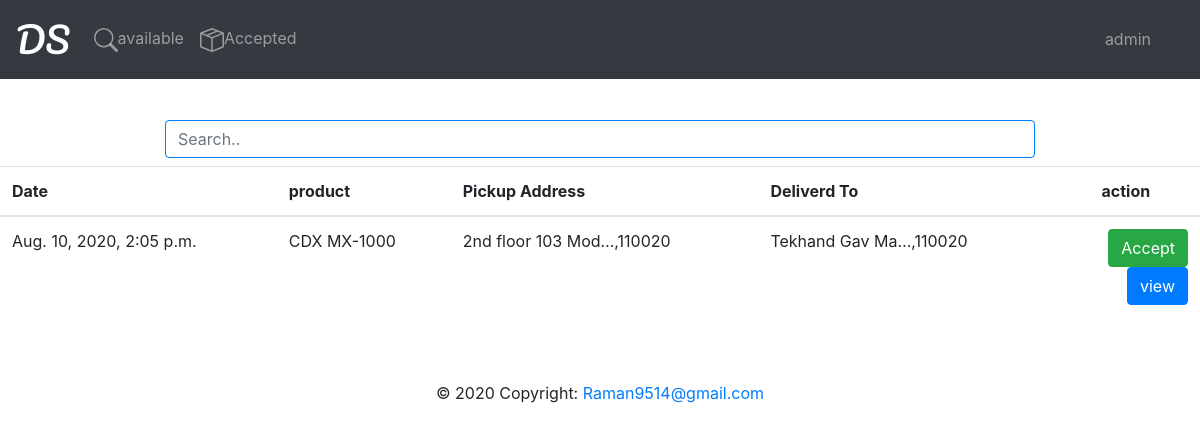
The app's page /staff/index (signed in), older data.
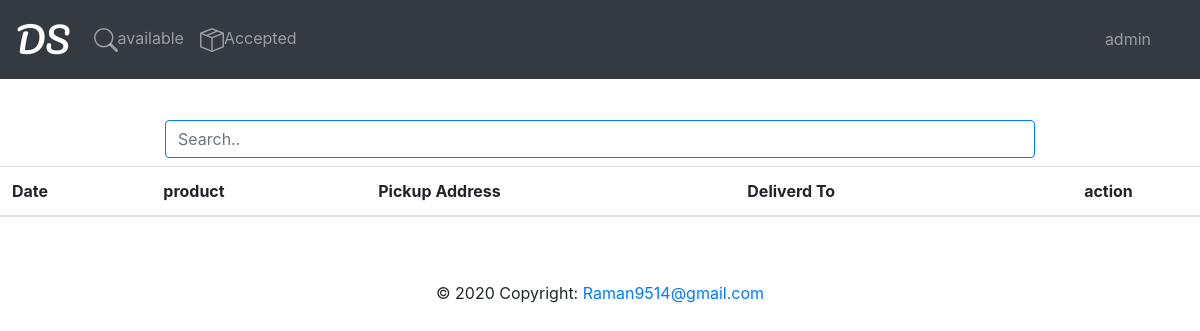
The same page, newer data.
### order/models.py (models this page shows)
class Order(models.Model):
    user_id= models.ForeignKey(User,on_delete=models.CASCADE)
    u_name = models.CharField(max_length=50)
    u_phone_no = models.CharField(max_length=10)
    u_delivery_address = models.CharField(max_length=350)
    u_pincode=models.CharField(max_length=6)
    u_delivery_note = models.CharField(max_length=300 , blank=True)
    product_list = models.CharField(max_length=350)
    shop_address = models.CharField(max_length=350 )
    shop_pincode = models.CharField(max_length=6)
    order_date = models.DateTimeField(auto_now_add=True )
    order_pending = models.BooleanField(default=True)
    order_picked = models.BooleanField(default=False)
    order_delivered = models.BooleanField(default=False)
    order_cancelled = models.BooleanField(default=False)
    delivery_staff = models.CharField(max_length=20 , default="null" )

### delivery_staff/views.py (the view)
# urls.py: path('index',views.deliverystaff,name='deliverystaff_index'),
def deliverystaff(request):
    if request.user.is_authenticated and request.user.is_staff==True:
        obj = Order.objects.filter(order_pending = True).order_by('order_date').reverse()
        return render(request,'deliverystaff_index.html',{'obj':obj})
    else:
        return redirect('index')

### templates/deliverystaff_index.html (shortened to what this page needs)
{% extends "staff_base.html" %}
{% block content %}
<div class="mt-5">
  <div class="container w-75 mb-2 "><input class="form-control border border-primary " id="myInput" type="text" placeholder="Search.."></div>
  <table class="table table-hover">
   <thead>    <tr>
       <th>Date</th>
       <th>product</th>
       <th>Pickup Address</th>
       <th>Deliverd To</th>
       <th class="text-center">action</th>
        </tr>
   </thead>
   <tbody id="myTable">
    {% for order in obj %}
    <tr>
       <td> {{order.order_date}}</td>
       <td> {{order.product_list|truncatechars:15}}</td>
       <td> {{order.shop_address|truncatechars:20}},{{order.shop_pincode}}</td>
       <td> {{order.u_delivery_address|truncatechars:15}},{{order.u_pincode}}</td>
       <td>
           <form action="{% url 'accept_order' order.id %}" >
            {% csrf_token %}<input type="submit" value="Accept"  class="btn btn-success float-right ml-2" >
            </form>
           <button type="button" class="btn btn-primary float-right" data-toggle="modal" data-target="#myModal{{order.id}}">
            view
          </button>
       </td>
    </tr>
    {% endfor %}
    </tbody>
</table>
</div>
  {% endblock content %}

Row changes from the older to the newer data that the page shows:
no longer on this page (row edited): Order: order_date "Aug. 10, 2020, 2:05 p.m.", product_list "CDX MX-1000", shop_address "2nd floor 103 Mod…", shop_pincode "110020", u_delivery_address "Tekhand Gav Ma…", u_pincode "110020"
